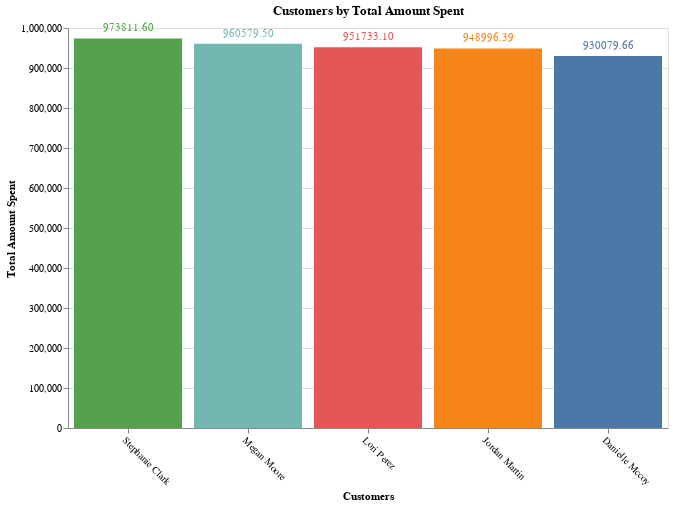

This figure's notebook cell:
### Markdown cell above
### Amount spend by Customers

### Code cell
# Find the total amount spent by each customer
cus_spend = df.groupby('card holder')['amount'].sum().reset_index()

# Sort the data to find the top 5 customers
top_5_cus = cus_spend.sort_values(by='amount', ascending=False).head(5)

# Create a bar chart using Altair
bar_chart = alt.Chart(top_5_cus).mark_bar().encode(
    x=alt.X('card holder', sort='-y', title='Customers', axis=alt.Axis(labelAngle=45)),
    y=alt.Y('amount', title='Total Amount Spent'),
    color=alt.Color('card holder', legend=None)
).properties(
    title='Customers by Total Amount Spent',
    width=600,
    height=400
)

# Show the value on top of each bar
text = bar_chart.mark_text(
    align='center',
    baseline='bottom',
    dy=-5
).encode(
    text=alt.Text('amount:Q', format='.2f')
)
bar_chart = bar_chart + text

bar_chart

### Figure 1 — Vega-Lite specification as saved in the notebook (floating-point values rounded to 4 significant figures)
{"config": {"view": {"continuousWidth": 400, "continuousHeight": 300}}, "layer": [{"mark": "bar", "encoding": {"color": {"field": "card holder", "legend": null, "type": "nominal"}, "x": {"axis": {"labelAngle": 45}, "field": "card holder", "sort": "-y", "title": "Customers", "type": "nominal"}, "y": {"field": "amount", "title": "Total Amount Spent", "type": "quantitative"}}, "height": 400, "title": "Customers by Total Amount Spent", "width": 600}, {"mark": {"type": "text", "align": "center", "baseline": "bottom", "dy": -5}, "encoding": {"color": {"field": "card holder", "legend": null, "type": "nominal"}, "text": {"field": "amount", "format": ".2f", "type": "quantitative"}, "x": {"axis": {"labelAngle": 45}, "field": "card holder", "sort": "-y", "title": "Customers", "type": "nominal"}, "y": {"field": "amount", "title": "Total Amount Spent", "type": "quantitative"}}, "height": 400, "title": "Customers by Total Amount Spent", "width": 600}], "data": {"name": "data-9c5e49b171589177a193170e00e61b29"}, "$schema": "https://vega.github.io/schema/vega-lite/v4.17.0.json", "datasets": {"data-9c5e49b171589177a193170e00e61b29": [{"card holder": "Stephanie Clark", "amount": 973800.0}, {"card holder": "Megan Moore", "amount": 960600.0}, {"card holder": "Lori Perez", "amount": 951700.0}, {"card holder": "Jordan Martin", "amount": 949000.0}, {"card holder": "Danielle Mccoy", "amount": 930100.0}]}}
